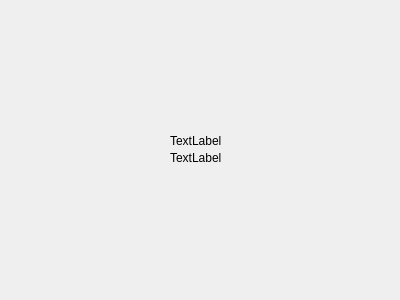
<?xml version="1.0" encoding="UTF-8"?>
<ui version="4.0">
 <class>OnlineWgt</class>
 <widget class="QWidget" name="OnlineWgt">
  <property name="geometry">
   <rect>
    <x>0</x>
    <y>0</y>
    <width>400</width>
    <height>300</height>
   </rect>
  </property>
  <property name="windowTitle">
   <string>Form</string>
  </property>
  <widget class="QWidget" name="gridLayoutWidget">
   <property name="geometry">
    <rect>
     <x>10</x>
     <y>10</y>
     <width>371</width>
     <height>281</height>
    </rect>
   </property>
   <layout class="QGridLayout" name="gBox">
    <property name="spacing">
     <number>0</number>
    </property>
    <item row="2" column="2">
     <widget class="QWidget" name="ofPgPnl" native="true"/>
    </item>
    <item row="2" column="4">
     <widget class="QWidget" name="onPgPnl" native="true"/>
    </item>
    <item row="1" column="2">
     <widget class="QWidget" name="ofPointsPnl" native="true"/>
    </item>
    <item row="2" column="6">
     <spacer name="horizontalSpacer_2">
      <property name="orientation">
       <enum>Qt::Horizontal</enum>
      </property>
      <property name="sizeHint" stdset="0">
       <size>
        <width>40</width>
        <height>20</height>
       </size>
      </property>
     </spacer>
    </item>
    <item row="1" column="5">
     <widget class="QWidget" name="onLevelFigurePnl" native="true"/>
    </item>
    <item row="3" column="3">
     <spacer name="verticalSpacer">
      <property name="orientation">
       <enum>Qt::Vertical</enum>
      </property>
      <property name="sizeHint" stdset="0">
       <size>
        <width>20</width>
        <height>40</height>
       </size>
      </property>
     </spacer>
    </item>
    <item row="2" column="0">
     <spacer name="horizontalSpacer">
      <property name="orientation">
       <enum>Qt::Horizontal</enum>
      </property>
      <property name="sizeHint" stdset="0">
       <size>
        <width>40</width>
        <height>20</height>
       </size>
      </property>
     </spacer>
    </item>
    <item row="1" column="1">
     <widget class="QWidget" name="ofLevelFigurePnl" native="true"/>
    </item>
    <item row="1" column="4">
     <widget class="QWidget" name="onPointsPnl" native="true"/>
    </item>
    <item row="0" column="3">
     <spacer name="verticalSpacer_2">
      <property name="orientation">
       <enum>Qt::Vertical</enum>
      </property>
      <property name="sizeHint" stdset="0">
       <size>
        <width>20</width>
        <height>40</height>
       </size>
      </property>
     </spacer>
    </item>
    <item row="1" column="3">
     <widget class="QLabel" name="topYellowLbl">
      <property name="text">
       <string>TextLabel</string>
      </property>
     </widget>
    </item>
    <item row="2" column="3">
     <widget class="QLabel" name="yellowLbl">
      <property name="text">
       <string>TextLabel</string>
      </property>
     </widget>
    </item>
   </layout>
  </widget>
 </widget>
 <resources/>
 <connections/>
</ui>
